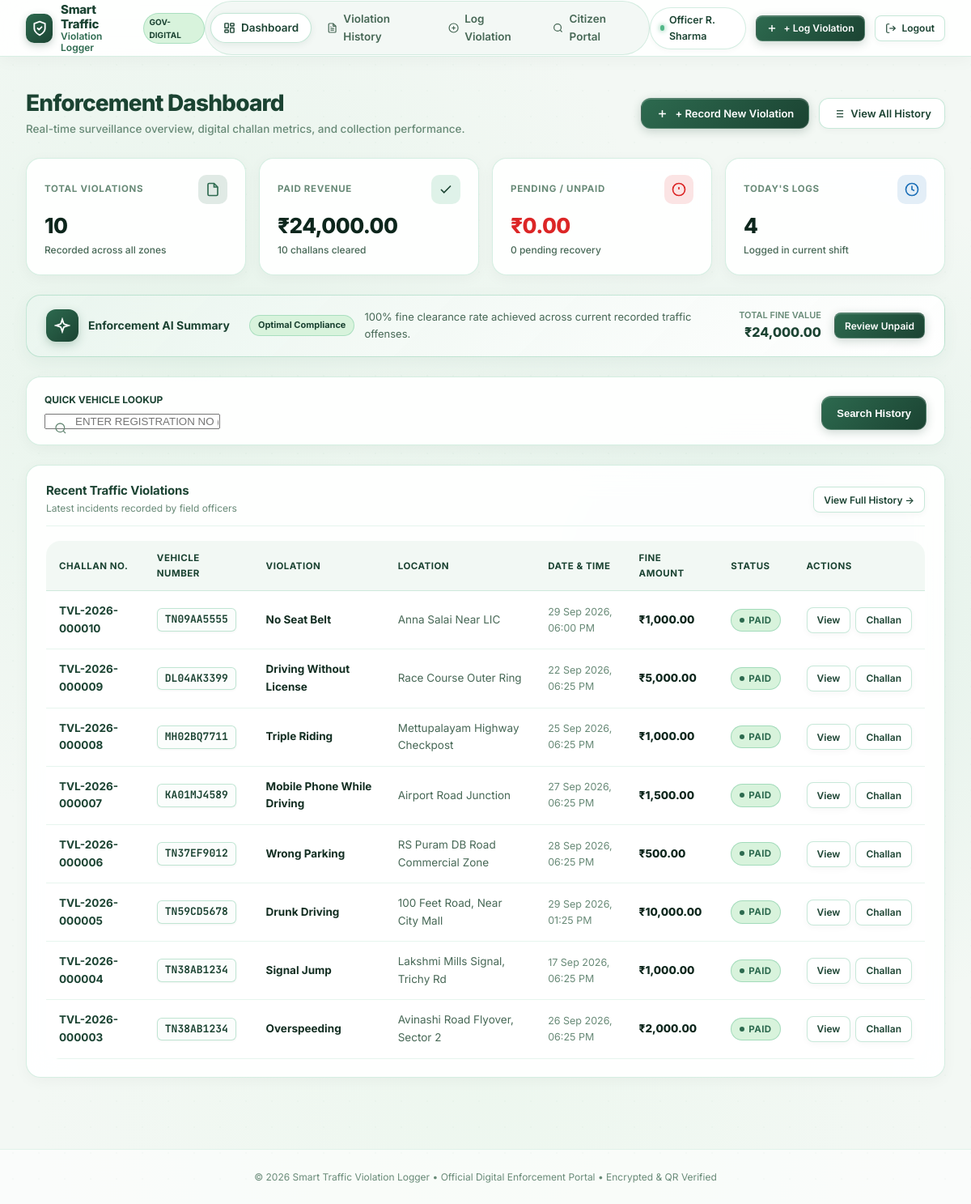
/dashboard (signed in), run on an earlier commit of the app's database.
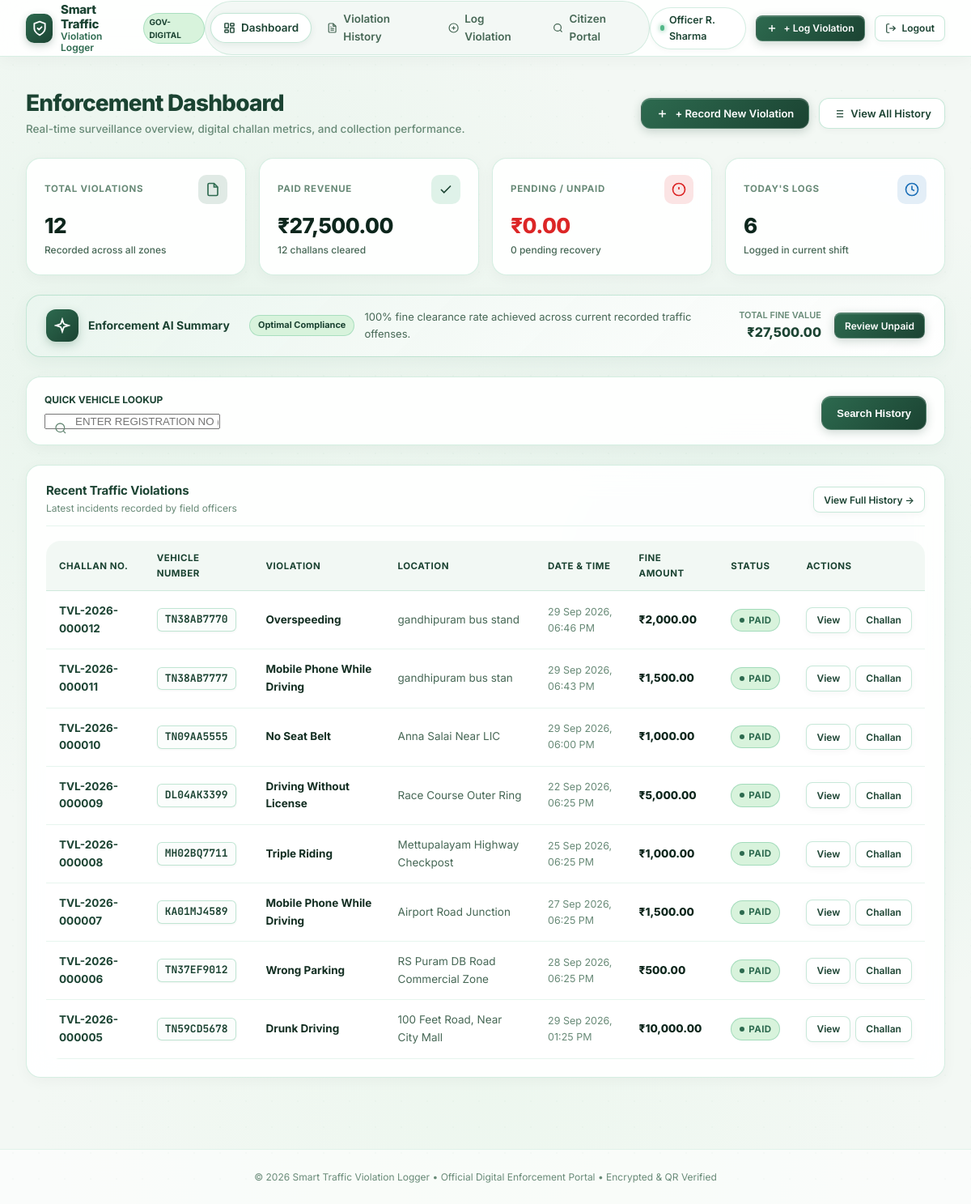
And on a later commit of the database.
### models.py (models this page shows, shortened)
class Violation(db.Model):
    __tablename__ = 'violations'
    id = db.Column(db.Integer, primary_key=True)
    challan_number = db.Column(db.String(32), unique=True, nullable=False, index=True)
    vehicle_number = db.Column(db.String(20), nullable=False, index=True)
    violation_type = db.Column(db.String(100), nullable=False)
    location = db.Column(db.String(200), nullable=False)
    violation_date = db.Column(db.DateTime, nullable=False, default=utc_now)
    fine_amount = db.Column(db.Float, nullable=False)
    payment_status = db.Column(db.String(20), nullable=False, default='Unpaid')
    officer_badge = db.Column(db.String(50), nullable=True)
    officer_name = db.Column(db.String(120), nullable=True)
    qr_filename = db.Column(db.String(255), nullable=True)
    notes = db.Column(db.Text, nullable=True)
    created_at = db.Column(db.DateTime, default=utc_now)
    updated_at = db.Column(db.DateTime, default=utc_now, onupdate=utc_now)
    @property
    def is_paid(self):
        return self.payment_status.strip().lower() == 'paid'
    @property
    def formatted_date(self):
        if self.violation_date:
            return self.violation_date.strftime('%d %b %Y, %I:%M %p')
        return 'N/A'
    @property
    def formatted_amount(self):
        return f"₹{self.fine_amount:,.2f}"

### app.py (the view)
    @app.route('/')
    @app.route('/dashboard')
    @login_required
    def dashboard():
        total_violations = Violation.query.count()
        paid_count = Violation.query.filter_by(payment_status='Paid').count()
        unpaid_count = Violation.query.filter_by(payment_status='Unpaid').count()
        total_amount = db.session.query(db.func.sum(Violation.fine_amount)).scalar() or 0.0
        paid_amount = (
            db.session.query(db.func.sum(Violation.fine_amount))
            .filter_by(payment_status='Paid')
            .scalar() or 0.0
        )
        unpaid_amount = (
            db.session.query(db.func.sum(Violation.fine_amount))
            .filter_by(payment_status='Unpaid')
            .scalar() or 0.0
        )
        today_start = datetime.combine(date.today(), datetime.min.time())
        today_violations = Violation.query.filter(Violation.violation_date >= today_start).count()
        recent_violations = (
            Violation.query.order_by(Violation.id.desc())
            .limit(8)
            .all()
        )
        return render_template(
            'dashboard.html',
            total_violations=total_violations,
            paid_count=paid_count,
            unpaid_count=unpaid_count,
            total_amount=total_amount,
            paid_amount=paid_amount,
            unpaid_amount=unpaid_amount,
            today_violations=today_violations,
            recent_violations=recent_violations
        )

### templates/dashboard.html (shortened to what the changed rows need)
{% extends "base.html" %}
{% block content %}
<div class="page-container">
  <div class="page-header">
    <div class="page-header-info">
      <h1 class="page-title">Enforcement Dashboard</h1>
    </div>
  </div>
  <div class="stats-grid">
    <div class="stat-card">
      <div class="stat-card-body">
        <div class="stat-value">{{ total_violations }}</div>
        <div class="stat-sub">Recorded across all zones</div>
      </div>
    </div>
    <div class="stat-card">
      <div class="stat-card-body">
        <div class="stat-value">₹{{ "{:,.2f}".format(paid_amount) }}</div>
        <div class="stat-sub">{{ paid_count }} challans cleared</div>
      </div>
    </div>
    <div class="stat-card">
      <div class="stat-card-body">
        <div class="stat-value">{{ today_violations }}</div>
        <div class="stat-sub">Logged in current shift</div>
      </div>
    </div>
  </div>
  <div class="eb-ai-banner">
    <div class="eb-ai-banner-right">
      <div class="eb-ai-forecast-block">
        <span class="eb-ai-forecast-label">Total Fine Value</span>
        <span class="eb-ai-forecast-value">₹{{ "{:,.2f}".format(total_amount) }}</span>
      </div>
    </div>
  </div>
  <div class="card">
    {% if recent_violations %}
      <div class="table-responsive">
        <table class="eb-table">
          <thead>
            <tr>
              <th>Challan No.</th>
              <th>Vehicle Number</th>
              <th>Violation</th>
              <th>Location</th>
              <th>Date &amp; Time</th>
              <th>Fine Amount</th>
              <th>Status</th>
              <th>Actions</th>
            </tr>
          </thead>
          <tbody>
            {% for v in recent_violations %}
              <tr>
                <td>
                  <a href="{{ url_for('violation_detail', id=v.id) }}" style="font-weight: 700; color: var(--eb-forest); text-decoration: none;">
                    {{ v.challan_number }}
                  </a>
                </td>
                <td>
                  <span class="vehicle-plate">{{ v.vehicle_number }}</span>
                </td>
                <td>
                  <strong>{{ v.violation_type }}</strong>
                </td>
                <td style="color: var(--eb-text-muted);">
                  {{ v.location }}
                </td>
                <td style="color: var(--eb-text-subtle); font-size: 12.5px;">
                  {{ v.formatted_date }}
                </td>
                <td style="font-weight: 800; color: var(--eb-deep-forest);">
                  {{ v.formatted_amount }}
                </td>
                <td>
                  {% if v.is_paid %}
                    <span class="badge badge--paid">
                      <span class="badge-dot"></span> Paid
                    </span>
                  {% else %}
                    <span class="badge badge--unpaid">
                      <span class="badge-dot"></span> Unpaid
                    </span>
                  {% endif %}
                </td>
                <td>
                  <div class="actions-cell">
                    <a href="{{ url_for('violation_detail', id=v.id) }}" class="btn-secondary btn-sm" title="View Details">
                      View
                    </a>
                    <a href="{{ url_for('challan_view', id=v.id) }}" class="btn-secondary btn-sm" title="Digital Challan">
                      Challan
                    </a>
                  </div>
                </td>
              </tr>
            {% endfor %}
          </tbody>
        </table>
      </div>
    {% endif %}
  </div>
</div>
{% endblock %}

What changed in the data, as far as the page shows it:
no longer on this page (row unchanged): Violation: challan_number "TVL-2026-000004", vehicle_number "TN38AB1234", violation_type "Signal Jump", location "Lakshmi Mills Signal, Trichy Rd", formatted_date "17 Sep 2026, 06:25 PM", formatted_amount "₹1,000.00", payment_status "Paid" (drawn)
no longer on this page (row unchanged): Violation: challan_number "TVL-2026-000003", vehicle_number "TN38AB1234", violation_type "Overspeeding", location "Avinashi Road Flyover, Sector 2", formatted_date "26 Sep 2026, 06:25 PM", formatted_amount "₹2,000.00", payment_status "Paid" (drawn)
added Violation: challan_number "TVL-2026-000012", vehicle_number "TN38AB7770", violation_type "Overspeeding", location "gandhipuram bus stand", formatted_date "29 Sep 2026, 06:46 PM", formatted_amount "₹2,000.00", payment_status "Paid" (drawn)
added Violation: challan_number "TVL-2026-000011", vehicle_number "TN38AB7777", violation_type "Mobile Phone While Driving", location "gandhipuram bus stan", formatted_date "29 Sep 2026, 06:43 PM", formatted_amount "₹1,500.00", payment_status "Paid" (drawn)
Also different on the page:
{{ total_violations }}: "10" → "12"
{{ "{:,.2f}".format(paid_amount) }}: "24,000.00" → "27,500.00"
{{ paid_count }}: "10" → "12"
{{ today_violations }}: "4" → "6"
{{ "{:,.2f}".format(total_amount) }}: "24,000.00" → "27,500.00"
